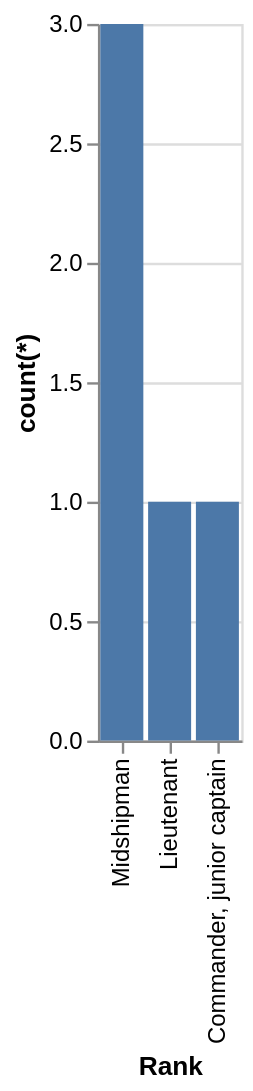

Write the Vega-Lite specification saved for this chart.
### Vega-Lite specification from a JSON file in a GitHub repository (floating-point values rounded to 4 significant figures)
{"data": {"values": [{"x_data": "Midshipman", "y_data": 3}, {"x_data": "Lieutenant", "y_data": 1}, {"x_data": "Commander, junior captain", "y_data": 1}]}, "mark": "bar", "encoding": {"x": {"field": "x_data", "type": "nominal", "title": "Rank", "sort": "descending"}, "y": {"field": "y_data", "type": "quantitative", "title": "count(*)"}}}
